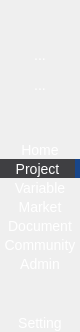
         <widget class="QWidget" name="wgLeftPanel" native="true">
          <property name="minimumSize">
           <size>
            <width>80</width>
            <height>0</height>
           </size>
          </property>
          <property name="maximumSize">
           <size>
            <width>80</width>
            <height>16777215</height>
           </size>
          </property>
          <property name="styleSheet">
           <string notr="true">QWidget#wgLeftPanel
{
	background-color: #28282B;
	border: 1px solid #565659;
}

QToolButton
{
	border: 0px;
	font-size:14px;
	color: rgb(255, 255, 255);
}
QToolButton:hover
{	
	
	background-color: #353538;
}
QToolButton::pressed
{	
	background-color: #3F3F42;
}
</string>
          </property>
          <layout class="QVBoxLayout" name="verticalLayout">
           <property name="spacing">
            <number>0</number>
           </property>
           <property name="leftMargin">
            <number>0</number>
           </property>
           <property name="topMargin">
            <number>0</number>
           </property>
           <property name="rightMargin">
            <number>0</number>
           </property>
           <property name="bottomMargin">
            <number>0</number>
           </property>
           <item>
            <spacer name="verticalSpacer_5">
             <property name="orientation">
              <enum>Qt::Vertical</enum>
             </property>
             <property name="sizeHint" stdset="0">
              <size>
               <width>20</width>
               <height>40</height>
              </size>
             </property>
            </spacer>
           </item>
           <item>
            <widget class="QToolButton" name="tbOpenProject">
             <property name="sizePolicy">
              <sizepolicy hsizetype="Preferred" vsizetype="Fixed">
               <horstretch>0</horstretch>
               <verstretch>0</verstretch>
              </sizepolicy>
             </property>
             <property name="minimumSize">
              <size>
               <width>0</width>
               <height>30</height>
              </size>
             </property>
             <property name="text">
              <string>...</string>
             </property>
             <property name="icon">
              <iconset resource="../../resource.qrc">
               <normaloff>:/icon/icons8_folder_64px.png</normaloff>:/icon/icons8_folder_64px.png</iconset>
             </property>
             <property name="iconSize">
              <size>
               <width>32</width>
               <height>32</height>
              </size>
             </property>
             <property name="autoRaise">
              <bool>true</bool>
             </property>
            </widget>
           </item>
           <item>
            <widget class="QToolButton" name="tbSaveProject">
             <property name="sizePolicy">
              <sizepolicy hsizetype="Preferred" vsizetype="Fixed">
               <horstretch>0</horstretch>
               <verstretch>0</verstretch>
              </sizepolicy>
             </property>
             <property name="minimumSize">
              <size>
               <width>0</width>
               <height>30</height>
              </size>
             </property>
             <property name="text">
              <string>...</string>
             </property>
             <property name="icon">
              <iconset resource="../../resource.qrc">
               <normaloff>:/icon/save.png</normaloff>:/icon/save.png</iconset>
             </property>
             <property name="iconSize">
              <size>
               <width>32</width>
               <height>32</height>
              </size>
             </property>
             <property name="autoRaise">
              <bool>true</bool>
             </property>
            </widget>
           </item>
           <item>
            <spacer name="verticalSpacer_3">
             <property name="orientation">
              <enum>Qt::Vertical</enum>
             </property>
             <property name="sizeHint" stdset="0">
              <size>
               <width>20</width>
               <height>40</height>
              </size>
             </property>
            </spacer>
           </item>
           <item>
            <widget class="QToolButton" name="tbHome">
             <property name="sizePolicy">
              <sizepolicy hsizetype="Preferred" vsizetype="Fixed">
               <horstretch>0</horstretch>
               <verstretch>0</verstretch>
              </sizepolicy>
             </property>
             <property name="minimumSize">
              <size>
               <width>80</width>
               <height>0</height>
              </size>
             </property>
             <property name="styleSheet">
              <string notr="true"/>
             </property>
             <property name="text">
              <string>Home</string>
             </property>
             <property name="icon">
              <iconset resource="../../resource.qrc">
               <normaloff>:/icon/home_64px.png</normaloff>:/icon/home_64px.png</iconset>
             </property>
             <property name="checkable">
              <bool>false</bool>
             </property>
             <property name="checked">
              <bool>false</bool>
             </property>
             <property name="popupMode">
              <enum>QToolButton::DelayedPopup</enum>
             </property>
             <property name="toolButtonStyle">
              <enum>Qt::ToolButtonTextUnderIcon</enum>
             </property>
             <property name="autoRaise">
              <bool>false</bool>
             </property>
            </widget>
           </item>
           <item>
            <widget class="QToolButton" name="tbProject">
             <property name="sizePolicy">
              <sizepolicy hsizetype="Preferred" vsizetype="Fixed">
               <horstretch>0</horstretch>
               <verstretch>0</verstretch>
              </sizepolicy>
             </property>
             <property name="minimumSize">
              <size>
               <width>80</width>
               <height>0</height>
              </size>
             </property>
             <property name="styleSheet">
              <string notr="true">background-color: #3F3F42;
border-right: 5px solid rgb(24, 70, 139);</string>
             </property>
             <property name="text">
              <string>Project</string>
             </property>
             <property name="icon">
              <iconset resource="../../resource.qrc">
               <normaloff>:/icon/project_64px.png</normaloff>:/icon/project_64px.png</iconset>
             </property>
             <property name="checkable">
              <bool>false</bool>
             </property>
             <property name="checked">
              <bool>false</bool>
             </property>
             <property name="popupMode">
              <enum>QToolButton::DelayedPopup</enum>
             </property>
             <property name="toolButtonStyle">
              <enum>Qt::ToolButtonTextUnderIcon</enum>
             </property>
             <property name="autoRaise">
              <bool>false</bool>
             </property>
            </widget>
           </item>
           <item>
            <widget class="QToolButton" name="tbVariable">
             <property name="sizePolicy">
              <sizepolicy hsizetype="Preferred" vsizetype="Fixed">
               <horstretch>0</horstretch>
               <verstretch>0</verstretch>
              </sizepolicy>
             </property>
             <property name="minimumSize">
              <size>
               <width>80</width>
               <height>0</height>
              </size>
             </property>
             <property name="styleSheet">
              <string notr="true"/>
             </property>
             <property name="text">
              <string>Variable</string>
             </property>
             <property name="icon">
              <iconset resource="../../resource.qrc">
               <normaloff>:/icon/variable_64px.png</normaloff>:/icon/variable_64px.png</iconset>
             </property>
             <property name="popupMode">
              <enum>QToolButton::DelayedPopup</enum>
             </property>
             <property name="toolButtonStyle">
              <enum>Qt::ToolButtonTextUnderIcon</enum>
             </property>
             <property name="autoRaise">
              <bool>false</bool>
             </property>
            </widget>
           </item>
           <item>
            <widget class="QToolButton" name="tbMarket">
             <property name="sizePolicy">
              <sizepolicy hsizetype="Preferred" vsizetype="Fixed">
               <horstretch>0</horstretch>
               <verstretch>0</verstretch>
              </sizepolicy>
             </property>
             <property name="minimumSize">
              <size>
               <width>80</width>
               <height>0</height>
              </size>
             </property>
             <property name="styleSheet">
              <string notr="true"/>
             </property>
             <property name="text">
              <string>Market</string>
             </property>
             <property name="icon">
              <iconset resource="../../resource.qrc">
               <normaloff>:/icon/shopping_cart_promotion_64px.png</normaloff>:/icon/shopping_cart_promotion_64px.png</iconset>
             </property>
             <property name="popupMode">
              <enum>QToolButton::DelayedPopup</enum>
             </property>
             <property name="toolButtonStyle">
              <enum>Qt::ToolButtonTextUnderIcon</enum>
             </property>
             <property name="autoRaise">
              <bool>false</bool>
             </property>
            </widget>
           </item>
           <item>
            <widget class="QToolButton" name="tbDocument">
             <property name="sizePolicy">
              <sizepolicy hsizetype="Preferred" vsizetype="Fixed">
               <horstretch>0</horstretch>
               <verstretch>0</verstretch>
              </sizepolicy>
             </property>
             <property name="minimumSize">
              <size>
               <width>80</width>
               <height>0</height>
              </size>
             </property>
             <property name="styleSheet">
              <string notr="true"/>
             </property>
             <property name="text">
              <string>Document</string>
             </property>
             <property name="icon">
              <iconset resource="../../resource.qrc">
               <normaloff>:/icon/document_64px.png</normaloff>:/icon/document_64px.png</iconset>
             </property>
             <property name="popupMode">
              <enum>QToolButton::DelayedPopup</enum>
             </property>
             <property name="toolButtonStyle">
              <enum>Qt::ToolButtonTextUnderIcon</enum>
             </property>
             <property name="autoRaise">
              <bool>false</bool>
             </property>
            </widget>
           </item>
           <item>
            <widget class="QToolButton" name="tbCommunity">
             <property name="sizePolicy">
              <sizepolicy hsizetype="Preferred" vsizetype="Fixed">
               <horstretch>0</horstretch>
               <verstretch>0</verstretch>
              </sizepolicy>
             </property>
             <property name="minimumSize">
              <size>
               <width>80</width>
               <height>0</height>
              </size>
             </property>
             <property name="styleSheet">
              <string notr="true"/>
             </property>
             <property name="text">
              <string>Community</string>
             </property>
             <property name="icon">
              <iconset resource="../../resource.qrc">
               <normaloff>:/icon/charity_64px.png</normaloff>:/icon/charity_64px.png</iconset>
             </property>
             <property name="popupMode">
              <enum>QToolButton::DelayedPopup</enum>
             </property>
             <property name="toolButtonStyle">
              <enum>Qt::ToolButtonTextUnderIcon</enum>
             </property>
             <property name="autoRaise">
              <bool>false</bool>
             </property>
            </widget>
           </item>
           <item>
            <widget class="QToolButton" name="tbAuthority">
             <property name="sizePolicy">
              <sizepolicy hsizetype="Preferred" vsizetype="Fixed">
               <horstretch>0</horstretch>
               <verstretch>0</verstretch>
              </sizepolicy>
             </property>
             <property name="minimumSize">
              <size>
               <width>80</width>
               <height>0</height>
              </size>
             </property>
             <property name="styleSheet">
              <string notr="true"/>
             </property>
             <property name="text">
              <string>Admin</string>
             </property>
             <property name="icon">
              <iconset resource="../../resource.qrc">
               <normaloff>:/icon/account_64px.png</normaloff>:/icon/account_64px.png</iconset>
             </property>
             <property name="popupMode">
              <enum>QToolButton::DelayedPopup</enum>
             </property>
             <property name="toolButtonStyle">
              <enum>Qt::ToolButtonTextUnderIcon</enum>
             </property>
             <property name="autoRaise">
              <bool>false</bool>
             </property>
            </widget>
           </item>
           <item>
            <spacer name="verticalSpacer">
             <property name="orientation">
              <enum>Qt::Vertical</enum>
             </property>
             <property name="sizeHint" stdset="0">
              <size>
               <width>20</width>
               <height>40</height>
              </size>
             </property>
            </spacer>
           </item>
           <item>
            <widget class="QToolButton" name="tbSetting">
             <property name="sizePolicy">
              <sizepolicy hsizetype="Preferred" vsizetype="Fixed">
               <horstretch>0</horstretch>
               <verstretch>0</verstretch>
              </sizepolicy>
             </property>
             <property name="minimumSize">
              <size>
               <width>80</width>
               <height>0</height>
              </size>
             </property>
             <property name="styleSheet">
              <string notr="true"/>
             </property>
             <property name="text">
              <string>Setting</string>
             </property>
             <property name="icon">
              <iconset resource="../../resource.qrc">
               <normaloff>:/icon/settings_64px.png</normaloff>:/icon/settings_64px.png</iconset>
             </property>
             <property name="popupMode">
              <enum>QToolButton::DelayedPopup</enum>
             </property>
             <property name="toolButtonStyle">
              <enum>Qt::ToolButtonTextUnderIcon</enum>
             </property>
             <property name="autoRaise">
              <bool>false</bool>
             </property>
            </widget>
           </item>
          </layout>
         </widget>
